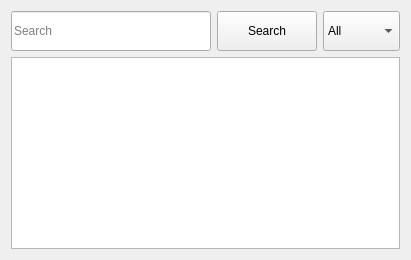
          <widget class="QWidget" name="tab_8">
           <attribute name="title">
            <string>View</string>
           </attribute>
           <layout class="QVBoxLayout" name="verticalLayout_7">
            <item>
             <layout class="QHBoxLayout" name="horizontalLayout_27">
              <item>
               <widget class="QLineEdit" name="lineEdit">
                <property name="minimumSize">
                 <size>
                  <width>200</width>
                  <height>40</height>
                 </size>
                </property>
                <property name="placeholderText">
                 <string>Search</string>
                </property>
               </widget>
              </item>
              <item>
               <widget class="QPushButton" name="pushButton_19">
                <property name="minimumSize">
                 <size>
                  <width>100</width>
                  <height>40</height>
                 </size>
                </property>
                <property name="text">
                 <string>Search</string>
                </property>
               </widget>
              </item>
              <item>
               <widget class="QComboBox" name="comboBox_4">
                <property name="minimumSize">
                 <size>
                  <width>0</width>
                  <height>40</height>
                 </size>
                </property>
                <item>
                 <property name="text">
                  <string>All</string>
                 </property>
                </item>
                <item>
                 <property name="text">
                  <string>machine</string>
                 </property>
                </item>
                <item>
                 <property name="text">
                  <string>mold</string>
                 </property>
                </item>
                <item>
                 <property name="text">
                  <string>product</string>
                 </property>
                </item>
                <item>
                 <property name="text">
                  <string>polymer</string>
                 </property>
                </item>
                <item>
                 <property name="text">
                  <string>color</string>
                 </property>
                </item>
                <item>
                 <property name="text">
                  <string>time</string>
                 </property>
                </item>
               </widget>
              </item>
             </layout>
            </item>
            <item>
             <widget class="QTableWidget" name="tableWidget_2"/>
            </item>
           </layout>
          </widget>
